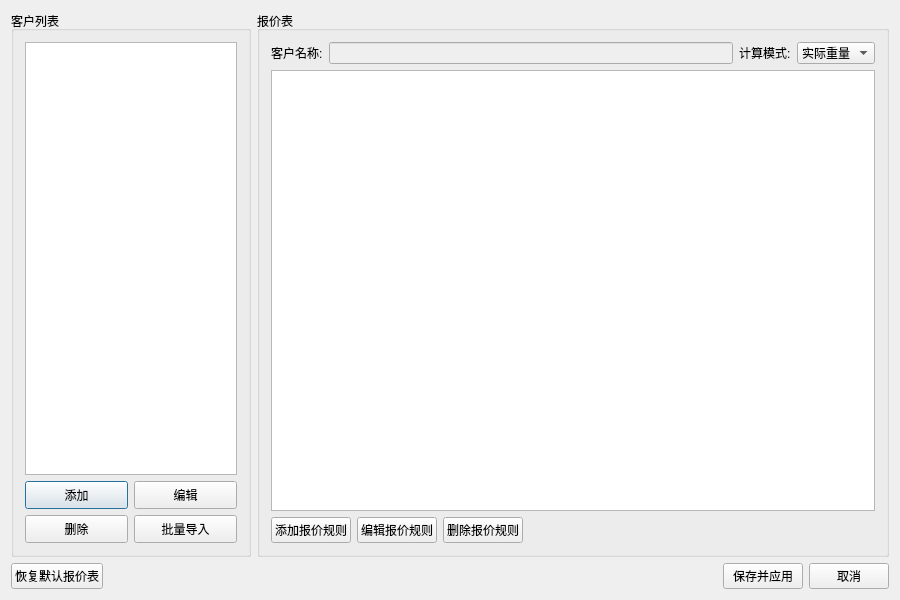
<?xml version="1.0" encoding="UTF-8"?>
<ui version="4.0">
 <class>RuleManagerDialog</class>
 <widget class="QDialog" name="RuleManagerDialog">
  <property name="geometry">
   <rect>
    <x>0</x>
    <y>0</y>
    <width>900</width>
    <height>600</height>
   </rect>
  </property>
  <property name="windowTitle">
   <string>规则管理</string>
  </property>
  <layout class="QVBoxLayout" name="verticalLayout">
   <item>
    <layout class="QHBoxLayout" name="horizontalLayout">
     <item>
      <widget class="QGroupBox" name="customerGroupBox">
       <property name="maximumSize">
        <size>
         <width>240</width>
         <height>16777215</height>
        </size>
       </property>
       <property name="title">
        <string>客户列表</string>
       </property>
       <layout class="QVBoxLayout" name="verticalLayout_2">
        <item>
         <widget class="QListView" name="customerList">
          <property name="selectionMode">
           <enum>QAbstractItemView::SingleSelection</enum>
          </property>
          <property name="selectionBehavior">
           <enum>QAbstractItemView::SelectRows</enum>
          </property>
         </widget>
        </item>
        <item>
         <layout class="QGridLayout" name="gridLayout">
          <item row="0" column="0">
           <widget class="QPushButton" name="addCustomerBtn">
            <property name="minimumSize">
             <size>
              <width>90</width>
              <height>28</height>
             </size>
            </property>
            <property name="text">
             <string>添加</string>
            </property>
           </widget>
          </item>
          <item row="0" column="1">
           <widget class="QPushButton" name="editCustomerBtn">
            <property name="minimumSize">
             <size>
              <width>90</width>
              <height>28</height>
             </size>
            </property>
            <property name="text">
             <string>编辑</string>
            </property>
           </widget>
          </item>
          <item row="1" column="0">
           <widget class="QPushButton" name="deleteCustomerBtn">
            <property name="minimumSize">
             <size>
              <width>90</width>
              <height>28</height>
             </size>
            </property>
            <property name="text">
             <string>删除</string>
            </property>
           </widget>
          </item>
          <item row="1" column="1">
           <widget class="QPushButton" name="batchImportBtn">
            <property name="minimumSize">
             <size>
              <width>90</width>
              <height>28</height>
             </size>
            </property>
            <property name="text">
             <string>批量导入</string>
            </property>
           </widget>
          </item>
         </layout>
        </item>
       </layout>
      </widget>
     </item>
     <item>
      <widget class="QGroupBox" name="priceGroupBox">
       <property name="title">
        <string>报价表</string>
       </property>
       <layout class="QVBoxLayout" name="verticalLayout_3">
        <item>
         <layout class="QHBoxLayout" name="horizontalLayout_3">
          <item>
           <widget class="QLabel" name="label">
            <property name="text">
             <string>客户名称:</string>
            </property>
           </widget>
          </item>
          <item>
           <widget class="QLineEdit" name="customerNameEdit">
            <property name="enabled">
             <bool>false</bool>
            </property>
           </widget>
          </item>
          <item>
           <widget class="QLabel" name="label_2">
            <property name="text">
             <string>计算模式:</string>
            </property>
           </widget>
          </item>
          <item>
           <widget class="QComboBox" name="modeCombo">
            <item>
             <property name="text">
              <string>实际重量</string>
             </property>
            </item>
            <item>
             <property name="text">
              <string>拉均重</string>
             </property>
            </item>
            <item>
             <property name="text">
              <string>百克续</string>
             </property>
            </item>
            <item>
             <property name="text">
              <string>全续</string>
             </property>
            </item>
           </widget>
          </item>
         </layout>
        </item>
        <item>
         <widget class="QTableView" name="priceTableView">
          <property name="selectionMode">
           <enum>QAbstractItemView::SingleSelection</enum>
          </property>
          <property name="selectionBehavior">
           <enum>QAbstractItemView::SelectRows</enum>
          </property>
         </widget>
        </item>
        <item>
         <layout class="QHBoxLayout" name="horizontalLayout_4">
          <item>
           <widget class="QPushButton" name="addPriceRuleBtn">
            <property name="text">
             <string>添加报价规则</string>
            </property>
           </widget>
          </item>
          <item>
           <widget class="QPushButton" name="editPriceRuleBtn">
            <property name="text">
             <string>编辑报价规则</string>
            </property>
           </widget>
          </item>
          <item>
           <widget class="QPushButton" name="deletePriceRuleBtn">
            <property name="text">
             <string>删除报价规则</string>
            </property>
           </widget>
          </item>
          <item>
           <spacer name="horizontalSpacer">
            <property name="orientation">
             <enum>Qt::Horizontal</enum>
            </property>
            <property name="sizeHint" stdset="0">
             <size>
              <width>40</width>
              <height>20</height>
             </size>
            </property>
           </spacer>
          </item>
         </layout>
        </item>
       </layout>
      </widget>
     </item>
    </layout>
   </item>
   <item>
    <layout class="QHBoxLayout" name="horizontalLayout_5">
     <item>
      <widget class="QPushButton" name="resetDefaultBtn">
       <property name="text">
        <string>恢复默认报价表</string>
       </property>
      </widget>
     </item>
     <item>
      <spacer name="horizontalSpacer_2">
       <property name="orientation">
        <enum>Qt::Horizontal</enum>
       </property>
       <property name="sizeHint" stdset="0">
        <size>
         <width>40</width>
         <height>20</height>
        </size>
       </property>
      </spacer>
     </item>
     <item>
      <widget class="QPushButton" name="applyBtn">
       <property name="text">
        <string>保存并应用</string>
       </property>
      </widget>
     </item>
     <item>
      <widget class="QPushButton" name="cancelBtn">
       <property name="text">
        <string>取消</string>
       </property>
      </widget>
     </item>
    </layout>
   </item>
  </layout>
 </widget>
 <layoutdefault spacing="6" margin="11"/>
 <resources/>
 <connections>
  <connection>
   <sender>cancelBtn</sender>
   <signal>clicked()</signal>
   <receiver>RuleManagerDialog</receiver>
   <slot>reject()</slot>
   <hints>
    <hint type="sourcelabel">
     <x>817</x>
     <y>565</y>
    </hint>
    <hint type="destinationlabel">
     <x>440</x>
     <y>580</y>
    </hint>
   </hints>
  </connection>
 </connections>
</ui>
